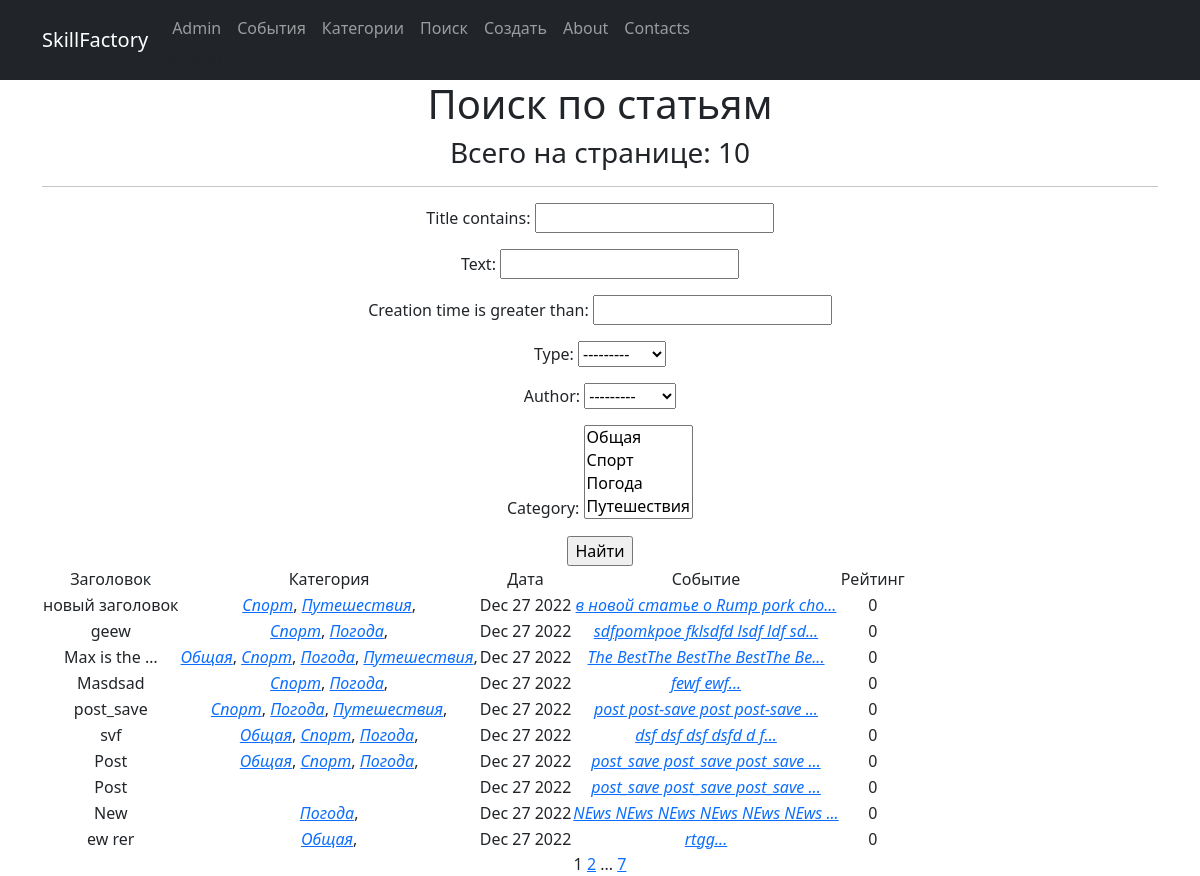
The page /news/search/ on the database as committed earlier.
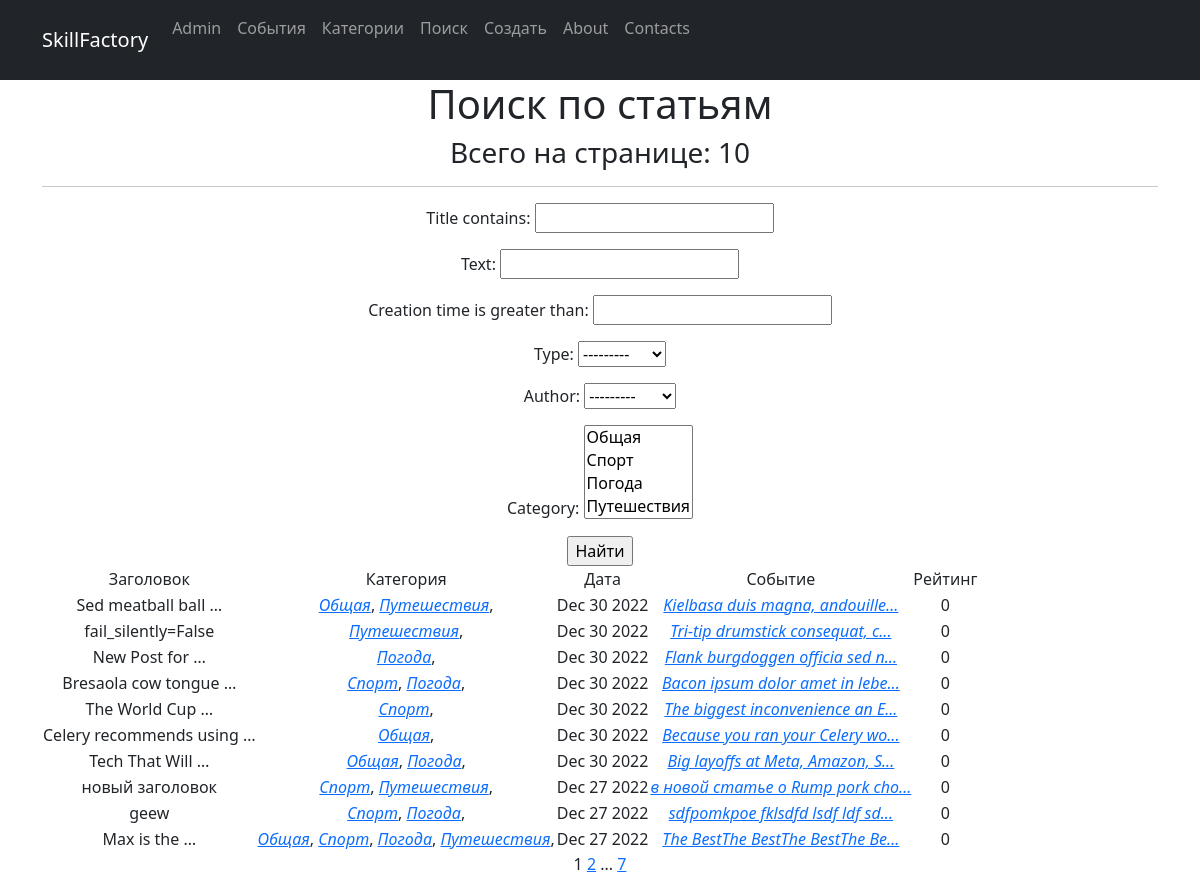
The same page on the database as committed later.
### News/models.py (models this page shows, shortened)
class Post(models.Model):
    type = models.CharField(max_length=255, choices=TYPE, default=article)
    creation_time = models.DateTimeField(auto_now_add=True)
    title = models.CharField(max_length=255)
    text = models.TextField()
    rating = models.IntegerField(default=0)
    author = models.ForeignKey(Author, on_delete=models.CASCADE)
    category = models.ManyToManyField(Category)
    def preview(self):
        return f"{self.text[:30]}..."

class Category(models.Model):
    category_name = models.CharField(max_length=255, unique=True)
    subscribers = models.ManyToManyField(User)
    def __str__(self):
        return f'{self.category_name}'

### News/views.py (the view)
# urls.py: path('search/', PostSearch.as_view(), name='post_search'),
class PostSearch(ListView):
    model = Post
    context_object_name = 'news'
    template_name = 'post_search.html'
    ordering = '-creation_time'
    paginate_by = 10
    def get_queryset(self):
        queryset = super().get_queryset()
        self.filterset = PostFilter(self.request.GET, queryset)
        return self.filterset.qs
    def get_context_data(self, **kwargs):
        context = super().get_context_data(**kwargs)
        context['filterset'] = self.filterset
        return context

### News/models.py (called while the page is built)
    def __str__(self):
        return f'{self.full_name}'

### News/templatetags/custom_filters.py (called while the page is built)
@register.filter()
def censor(t):
    txt = t.split()
    for i in range(len(txt)):
        if txt[i] in censor_list:
            stars_num = '*'*len(txt[i])
            txt[i] = ''.join(stars_num)
        res = ' '.join(txt)
        return f'{res}'

### templates/post_search.html (shortened to what this page needs)
{% extends 'flatpages/default.html' %}
{% load custom_filters %}
{% load custom_tags %}
{% block content %}
   <h1>Поиск по статьям</h1>
   <h3>Всего на странице: {{ news|length }}</h3>
<hr>
    <form action="" method="get">
       {{ filterset.form.as_p }}
       <input type="submit" value="Найти" />
   </form>
   {% if news %}
        <table>
           <tr class="{% cycle 'blue' 'white' %}">
               <td>Заголовок</td>
               <td>Категория</td>
               <td>Дата</td>
               <td>Событие</td>
               <td>Рейтинг</td>
           </tr>
           {% for post in news %}
            <tr class="{% cycle 'blue' 'white' %}">
               <td>{{ post.title|truncatewords:3|censor }}</td>
               <td>{% for category in post.category.all %}
    <a href="http://127.0.0.1:8000/news/categories/{{ category.id }}"><i> {{ category }}</i></a>,
{% endfor %}</td>
               <td>{{ post.creation_time|date:'M d Y' }}</td>
               <td><a href="http://127.0.0.1:8000/news/{{ post.id }}"><i> {{ post.preview|censor }} </i></a></td>
               <td>{{ post.rating }}</td>
           </tr>
           {% endfor %}
       </table>
   {% else %}
       <h2>Статей нет!</h2>
   {% endif %}
   {{ page_obj.number }}
   {% if page_obj.has_next %}
       <a href="?page={{ page_obj.next_page_number }}">{{ page_obj.next_page_number }}</a>
       {% if paginator.num_pages != page_obj.next_page_number %}
           ...
           <a href="?page={{ page_obj.paginator.num_pages }}">{{ page_obj.paginator.num_pages }}</a>
       {% endif %}
   {% endif %}
{% endblock content %}

Rows that differ between the two databases and show on the page:
no longer on this page (row unchanged): Post: title|censor "Masdsad", creation_time "Dec 27 2022", preview|censor "fewf ewf...", rating "0", Category (category_name "Спорт"), Category (category_name "Погода")
no longer on this page (row unchanged): Post: title|censor "post_save", creation_time "Dec 27 2022", preview|censor "post post-save post post-save ...", rating "0", Category (category_name "Спорт"), Category (category_name "Погода"), Category (category_name "Путешествия")
no longer on this page (row unchanged): Post: title|censor "svf", creation_time "Dec 27 2022", preview|censor "dsf dsf dsf dsfd d f...", rating "0", Category (category_name "Общая"), Category (category_name "Спорт"), Category (category_name "Погода")
no longer on this page (row unchanged): Post: title|censor "Post", creation_time "Dec 27 2022", preview|censor "post_save post_save post_save ...", rating "0", Category (category_name "Общая"), Category (category_name "Спорт"), Category (category_name "Погода")
no longer on this page (row unchanged): Post: title|censor "Post", creation_time "Dec 27 2022", preview|censor "post_save post_save post_save ...", rating "0"
no longer on this page (row unchanged): Post: title|censor "New", creation_time "Dec 27 2022", preview|censor "NEws NEws NEws NEws NEws NEws ...", rating "0", Category (category_name "Погода")
no longer on this page (row unchanged): Post: title|censor "ew rer", creation_time "Dec 27 2022", preview|censor "rtgg...", rating "0", Category (category_name "Общая")
added Post: title|censor "Sed meatball ball …", creation_time "Dec 30 2022", preview|censor "Kielbasa duis magna, andouille...", rating "0", Category (category_name "Общая"), Category (category_name "Путешествия")
added Post: title|censor "fail_silently=False", creation_time "Dec 30 2022", preview|censor "Tri-tip drumstick consequat, c...", rating "0", Category (category_name "Путешествия")
added Post: title|censor "New Post for …", creation_time "Dec 30 2022", preview|censor "Flank burgdoggen officia sed n...", rating "0", Category (category_name "Погода")
added Post: title|censor "Bresaola cow tongue …", creation_time "Dec 30 2022", preview|censor "Bacon ipsum dolor amet in lebe...", rating "0", Category (category_name "Спорт"), Category (category_name "Погода")
added Post: title|censor "The World Cup …", creation_time "Dec 30 2022", preview|censor "The biggest inconvenience an E...", rating "0", Category (category_name "Спорт")
added Post: title|censor "Celery recommends using …", creation_time "Dec 30 2022", preview|censor "Because you ran your Celery wo...", rating "0", Category (category_name "Общая")
added Post: title|censor "Tech That Will …", creation_time "Dec 30 2022", preview|censor "Big layoffs at Meta, Amazon, S...", rating "0", Category (category_name "Общая"), Category (category_name "Погода")
